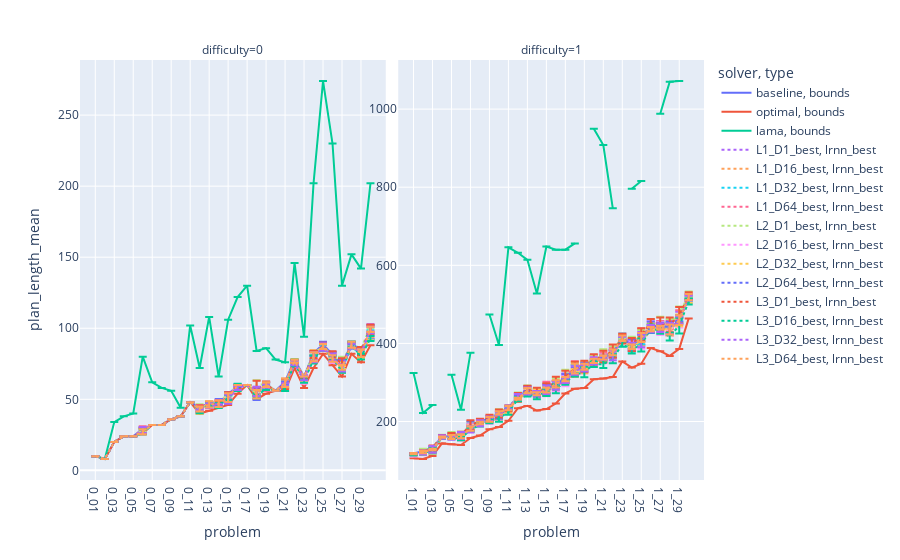

The cell this chart's notebook holds for it:
### Markdown cell above
# Plan length plots

### Code cell
log_y = 0

plot_domains("plan_length", log_y=log_y, choices=choices, layers=layers, dimensions=dimensions)

### Figure 1 — Plotly figure (JSON) as saved in the notebook; plotly's stock layout.template omitted (floating-point values rounded to 4 significant figures)
{"data": [{"error_y": {"array": [0, 0, 0, 0, 0, 1.095, 0, 0, 0, 0, 0, 0.8944, 1.095, 2.608, 0.8944, 0.8944, 0, 1.095, 0.8944, 0, 0.8944, 0, 0, 1.673, 1.789, 1.789, 1.095, 0, 0.8944, 2.28]}, "hovertemplate": "solver=baseline<br>type=bounds<br>difficulty=0<br>problem=%{x}<br>plan_length_mean=%{y}<extra></extra>", "legendgroup": "baseline, bounds", "line": {"color": "#636efa", "dash": "solid"}, "marker": {"symbol": "circle"}, "mode": "lines", "name": "baseline, bounds", "orientation": "v", "showlegend": true, "type": "scatter", "x": ["0_01", "0_02", "0_03", "0_04", "0_05", "0_06", "0_07", "0_08", "0_09", "0_10", "0_11", "0_12", "0_13", "0_14", "0_15", "0_16", "0_17", "0_18", "0_19", "0_20", "0_21", "0_22", "0_23", "0_24", "0_25", "0_26", "0_27", "0_28", "0_29", "0_30"], "xaxis": "x", "y": [10, 8, 20, 24, 24, 29.2, 32, 32, 36, 38, 48, 44.4, 47.2, 47.6, 53.6, 59.6, 60, 54.8, 60.4, 56, 62.4, 78, 66, 82.4, 88.8, 81.2, 72.8, 90, 82.4, 94.8], "yaxis": "y"}, {"error_y": {"array": [0, 0, 1.673, 2.608, 0, 1.414, 1.673, 1.095, 4.604, 5.099, 1.673, 3.286, 4.382, 3.347, 3.578, 6.723, 3.286, 3.347, 3.286, 2.966, 2.608, 4.147, 1.789, 3.347, 5.762, 4.336, 2.28, 5.586, 4.147, 2.828]}, "hovertemplate": "solver=baseline<br>type=bounds<br>difficulty=1<br>problem=%{x}<br>plan_length_mean=%{y}<extra></extra>", "legendgroup": "baseline, bounds", "line": {"color": "#636efa", "dash": "solid"}, "marker": {"symbol": "circle"}, "mode": "lines", "name": "baseline, bounds", "orientation": "v", "showlegend": false, "type": "scatter", "x": ["1_01", "1_02", "1_03", "1_04", "1_05", "1_06", "1_07", "1_08", "1_09", "1_10", "1_11", "1_12", "1_13", "1_14", "1_15", "1_16", "1_17", "1_18", "1_19", "1_20", "1_21", "1_22", "1_23", "1_24", "1_25", "1_26", "1_27", "1_28", "1_29", "1_30"], "xaxis": "x2", "y": [118, 124, 134.4, 159.6, 164, 164, 191.6, 199.2, 209.2, 220, 234.4, 261.6, 280.8, 275.2, 287.6, 296.8, 305.6, 341.2, 343.6, 356.4, 367.6, 377.2, 415.2, 393.2, 419.2, 441.6, 444.8, 432.8, 460.8, 518], "yaxis": "y2"}, {"error_y": {"array": [null, null, null, null, null, null, null, null, null, null, null, null, null, null, null, null, null, null, null, null, null, null, null, null, null, null, null, null, null, null]}, "hovertemplate": "solver=optimal<br>type=bounds<br>difficulty=0<br>problem=%{x}<br>plan_length_mean=%{y}<extra></extra>", "legendgroup": "optimal, bounds", "line": {"color": "#EF553B", "dash": "solid"}, "marker": {"symbol": "circle"}, "mode": "lines", "name": "optimal, bounds", "orientation": "v", "showlegend": true, "type": "scatter", "x": ["0_01", "0_02", "0_03", "0_04", "0_05", "0_06", "0_07", "0_08", "0_09", "0_10", "0_11", "0_12", "0_13", "0_14", "0_15", "0_16", "0_17", "0_18", "0_19", "0_20", "0_21", "0_22", "0_23", "0_24", "0_25", "0_26", "0_27", "0_28", "0_29", "0_30"], "xaxis": "x", "y": [10, 8, 20, 24, 24, 26, 32, 32, 36, 38, 48, 40, 42, 44, 46, 54, 60, 50, 54, 56, 56, 72, 58, 72, 82, 74, 66, 82, 76, 88], "yaxis": "y"}, {"error_y": {"array": [null, null, null, null, null, null, null, null, null, null, null, null, null, null, null, null, null, null, null, null, null, null, null, null, null, null, null, null, null, null]}, "hovertemplate": "solver=optimal<br>type=bounds<br>difficulty=1<br>problem=%{x}<br>plan_length_mean=%{y}<extra></extra>", "legendgroup": "optimal, bounds", "line": {"color": "#EF553B", "dash": "solid"}, "marker": {"symbol": "circle"}, "mode": "lines", "name": "optimal, bounds", "orientation": "v", "showlegend": false, "type": "scatter", "x": ["1_01", "1_02", "1_03", "1_04", "1_05", "1_06", "1_07", "1_08", "1_09", "1_10", "1_11", "1_12", "1_13", "1_14", "1_15", "1_16", "1_17", "1_18", "1_19", "1_20", "1_21", "1_22", "1_23", "1_24", "1_25", "1_26", "1_27", "1_28", "1_29", "1_30"], "xaxis": "x2", "y": [106, 104, 112, 144, 142, 140, 158, 164, 180, 186, 202, 234, 240, 228, 232, 246, 272, 284, 286, 308, 310, 314, 354, 338, 348, 388, 380, 368, 386, 464], "yaxis": "y2"}, {"error_y": {"array": [null, null, null, null, null, null, null, null, null, null, null, null, null, null, null, null, null, null, null, null, null, null, null, null, null, null, null, null, null, null]}, "hovertemplate": "solver=lama<br>type=bounds<br>difficulty=0<br>problem=%{x}<br>plan_length_mean=%{y}<extra></extra>", "legendgroup": "lama, bounds", "line": {"color": "#00cc96", "dash": "solid"}, "marker": {"symbol": "circle"}, "mode": "lines", "name": "lama, bounds", "orientation": "v", "showlegend": true, "type": "scatter", "x": ["0_01", "0_02", "0_03", "0_04", "0_05", "0_06", "0_07", "0_08", "0_09", "0_10", "0_11", "0_12", "0_13", "0_14", "0_15", "0_16", "0_17", "0_18", "0_19", "0_20", "0_21", "0_22", "0_23", "0_24", "0_25", "0_26", "0_27", "0_28", "0_29", "0_30"], "xaxis": "x", "y": [10, 8, 34, 38, 40, 80, 62, 58, 56, 44, 102, 72, 108, 66, 106, 122, 130, 84, 86, 78, 76, 146, 94, 202, 274, 230, 130, 152, 142, 202], "yaxis": "y"}, {"error_y": {"array": [null, null, null, null, null, null, null, null, null, null, null, null, null, null, null, null, null, null, null, null, null, null, null, null, null, null, null, null, null, null]}, "hovertemplate": "solver=lama<br>type=bounds<br>difficulty=1<br>problem=%{x}<br>plan_length_mean=%{y}<extra></extra>", "legendgroup": "lama, bounds", "line": {"color": "#00cc96", "dash": "solid"}, "marker": {"symbol": "circle"}, "mode": "lines", "name": "lama, bounds", "orientation": "v", "showlegend": false, "type": "scatter", "x": ["1_01", "1_02", "1_03", "1_04", "1_05", "1_06", "1_07", "1_08", "1_09", "1_10", "1_11", "1_12", "1_13", "1_14", "1_15", "1_16", "1_17", "1_18", "1_19", "1_20", "1_21", "1_22", "1_23", "1_24", "1_25", "1_26", "1_27", "1_28", "1_29", "1_30"], "xaxis": "x2", "y": [324, 222, 242, null, 320, 230, 376, null, 474, 396, 646, 632, 614, 528, 648, 640, 640, 656, null, 950, 908, 746, null, 796, 816, null, 988, 1070, 1072, null], "yaxis": "y2"}, {"error_y": {"array": [0, 0, 0, 0, 0, 2.191, 0, 0, 0, 0, 0, 2, 0.8944, 1.414, 2.608, 0.8944, 0, 2.608, 1.789, 0, 1.673, 1.095, 1.414, 2.28, 0.8944, 3.033, 4.561, 2.0, 0.8944, 4.604]}, "hovertemplate": "solver=L1_D1_best<br>type=lrnn_best<br>difficulty=0<br>problem=%{x}<br>plan_length_mean=%{y}<extra></extra>", "legendgroup": "L1_D1_best, lrnn_best", "line": {"color": "#ab63fa", "dash": "dot"}, "marker": {"symbol": "circle"}, "mode": "lines", "name": "L1_D1_best, lrnn_best", "orientation": "v", "showlegend": true, "type": "scatter", "x": ["0_01", "0_02", "0_03", "0_04", "0_05", "0_06", "0_07", "0_08", "0_09", "0_10", "0_11", "0_12", "0_13", "0_14", "0_15", "0_16", "0_17", "0_18", "0_19", "0_20", "0_21", "0_22", "0_23", "0_24", "0_25", "0_26", "0_27", "0_28", "0_29", "0_30"], "xaxis": "x", "y": [10, 8, 20, 24, 24, 27.6, 32, 32, 36, 38, 48, 44, 45.6, 48, 51.6, 59.6, 60, 55.6, 60.8, 56, 59.6, 74.8, 64, 78.8, 86.4, 78.8, 74.4, 88, 84.4, 97.2], "yaxis": "y"}, {"error_y": {"array": [1.673, 2.449, 5.55, 2.28, 7.127, 6.229, 7.155, 3.347, 6, 10.53, 6.099, 9.859, 10.14, 7.014, 8.649, 7.746, 12.21, 13.68, 12.12, 9.94, 5.367, 10.71, 14.24, 13.31, 16.77, 12.93, 12.88, 17.4, 16.04, 8.989]}, "hovertemplate": "solver=L1_D1_best<br>type=lrnn_best<br>difficulty=1<br>problem=%{x}<br>plan_length_mean=%{y}<extra></extra>", "legendgroup": "L1_D1_best, lrnn_best", "line": {"color": "#ab63fa", "dash": "dot"}, "marker": {"symbol": "circle"}, "mode": "lines", "name": "L1_D1_best, lrnn_best", "orientation": "v", "showlegend": false, "type": "scatter", "x": ["1_01", "1_02", "1_03", "1_04", "1_05", "1_06", "1_07", "1_08", "1_09", "1_10", "1_11", "1_12", "1_13", "1_14", "1_15", "1_16", "1_17", "1_18", "1_19", "1_20", "1_21", "1_22", "1_23", "1_24", "1_25", "1_26", "1_27", "1_28", "1_29", "1_30"], "xaxis": "x2", "y": [117.6, 124, 126.4, 162.8, 164.4, 158.4, 183.2, 196.8, 206, 214.4, 232.8, 262.8, 280.4, 276.8, 284.4, 296, 310.8, 331.2, 340.4, 358.4, 366.4, 374.4, 412.4, 399.2, 413.2, 443.2, 444, 438.4, 464.8, 518.4], "yaxis": "y2"}, {"error_y": {"array": [0, 0, 0, 0, 0, 0, 0, 0, 0, 0, 0, 0.8944, 0.8944, 1.095, 2.191, 1.095, 0, 1.789, 2.191, 0, 2, 0.8944, 2.191, 2.28, 1.673, 2.0, 1.414, 1.095, 0.8944, 1.673]}, "hovertemplate": "solver=L1_D16_best<br>type=lrnn_best<br>difficulty=0<br>problem=%{x}<br>plan_length_mean=%{y}<extra></extra>", "legendgroup": "L1_D16_best, lrnn_best", "line": {"color": "#FFA15A", "dash": "dot"}, "marker": {"symbol": "circle"}, "mode": "lines", "name": "L1_D16_best, lrnn_best", "orientation": "v", "showlegend": true, "type": "scatter", "x": ["0_01", "0_02", "0_03", "0_04", "0_05", "0_06", "0_07", "0_08", "0_09", "0_10", "0_11", "0_12", "0_13", "0_14", "0_15", "0_16", "0_17", "0_18", "0_19", "0_20", "0_21", "0_22", "0_23", "0_24", "0_25", "0_26", "0_27", "0_28", "0_29", "0_30"], "xaxis": "x", "y": [10, 8, 20, 24, 24, 26, 32, 32, 36, 38, 48, 42.4, 45.6, 47.2, 50.4, 59.2, 60, 54.8, 60.4, 56, 60, 74.4, 64.4, 78.8, 86.4, 78, 72, 87.2, 83.6, 95.6], "yaxis": "y"}, {"error_y": {"array": [2.608, 4.243, 6.099, 1.414, 2, 2.191, 6.986, 2.28, 3.286, 3.578, 2.608, 5.099, 2.191, 3.347, 5.657, 4.775, 3.347, 10.14, 5.55, 3.847, 4.0, 6.986, 3.899, 3.162, 7.483, 5.899, 2.28, 7.925, 7.95, 1.789]}, "hovertemplate": "solver=L1_D16_best<br>type=lrnn_best<br>difficulty=1<br>problem=%{x}<br>plan_length_mean=%{y}<extra></extra>", "legendgroup": "L1_D16_best, lrnn_best", "line": {"color": "#FFA15A", "dash": "dot"}, "marker": {"symbol": "circle"}, "mode": "lines", "name": "L1_D16_best, lrnn_best", "orientation": "v", "showlegend": false, "type": "scatter", "x": ["1_01", "1_02", "1_03", "1_04", "1_05", "1_06", "1_07", "1_08", "1_09", "1_10", "1_11", "1_12", "1_13", "1_14", "1_15", "1_16", "1_17", "1_18", "1_19", "1_20", "1_21", "1_22", "1_23", "1_24", "1_25", "1_26", "1_27", "1_28", "1_29", "1_30"], "xaxis": "x2", "y": [115.6, 124, 123.2, 162, 160, 154.4, 180.4, 195.2, 202.4, 208.4, 230.4, 258, 272.4, 269.2, 276, 291.6, 302.8, 324.4, 332.4, 354.4, 358, 369.6, 404.8, 392, 402, 434.4, 438.8, 428.4, 459.2, 510.8], "yaxis": "y2"}, {"error_y": {"array": [0, 0, 0, 0, 0, 0, 0, 0, 0, 0, 0, 1.095, 0, 1.414, 2.191, 1.095, 0, 1.095, 1.673, 0, 1.095, 1.095, 0.8944, 3.033, 0.8944, 2.191, 2.28, 1.095, 1.414, 3.347]}, "hovertemplate": "solver=L1_D32_best<br>type=lrnn_best<br>difficulty=0<br>problem=%{x}<br>plan_length_mean=%{y}<extra></extra>", "legendgroup": "L1_D32_best, lrnn_best", "line": {"color": "#19d3f3", "dash": "dot"}, "marker": {"symbol": "circle"}, "mode": "lines", "name": "L1_D32_best, lrnn_best", "orientation": "v", "showlegend": true, "type": "scatter", "x": ["0_01", "0_02", "0_03", "0_04", "0_05", "0_06", "0_07", "0_08", "0_09", "0_10", "0_11", "0_12", "0_13", "0_14", "0_15", "0_16", "0_17", "0_18", "0_19", "0_20", "0_21", "0_22", "0_23", "0_24", "0_25", "0_26", "0_27", "0_28", "0_29", "0_30"], "xaxis": "x", "y": [10, 8, 20, 24, 24, 26, 32, 32, 36, 38, 48, 43.2, 46, 46, 49.6, 59.2, 60, 54.8, 59.6, 56, 59.2, 75.2, 65.6, 80.8, 86.4, 78.4, 71.2, 86.8, 82, 95.2], "yaxis": "y"}, {"error_y": {"array": [1.789, 2.966, 5.899, 2.683, 4.775, 2.608, 6.164, 2.608, 5.177, 5.899, 2.28, 4.472, 4.336, 1.673, 7.014, 3.033, 5.477, 14.79, 3.633, 4.98, 3.633, 3.033, 6.782, 9.839, 10.53, 6.261, 4.561, 8.877, 6.542, 4.817]}, "hovertemplate": "solver=L1_D32_best<br>type=lrnn_best<br>difficulty=1<br>problem=%{x}<br>plan_length_mean=%{y}<extra></extra>", "legendgroup": "L1_D32_best, lrnn_best", "line": {"color": "#19d3f3", "dash": "dot"}, "marker": {"symbol": "circle"}, "mode": "lines", "name": "L1_D32_best, lrnn_best", "orientation": "v", "showlegend": false, "type": "scatter", "x": ["1_01", "1_02", "1_03", "1_04", "1_05", "1_06", "1_07", "1_08", "1_09", "1_10", "1_11", "1_12", "1_13", "1_14", "1_15", "1_16", "1_17", "1_18", "1_19", "1_20", "1_21", "1_22", "1_23", "1_24", "1_25", "1_26", "1_27", "1_28", "1_29", "1_30"], "xaxis": "x2", "y": [116.8, 122.4, 123.6, 160.8, 162.4, 159.6, 182, 196.4, 202.4, 212.4, 230.8, 258, 278.4, 272.4, 278.8, 294.8, 306, 330.4, 336.8, 355.6, 358.8, 379.2, 410, 388.4, 408.4, 436.8, 442.4, 436.4, 460.4, 512.8], "yaxis": "y2"}, {"error_y": {"array": [0, 0, 0, 0, 0, 1.789, 0, 0, 0, 0, 0, 0.8944, 0, 1.673, 2.608, 1.095, 0, 2.449, 3.347, 0, 2.608, 0, 0.8944, 2.683, 1.673, 3.162, 3.899, 1.789, 2.0, 2.608]}, "hovertemplate": "solver=L1_D64_best<br>type=lrnn_best<br>difficulty=0<br>problem=%{x}<br>plan_length_mean=%{y}<extra></extra>", "legendgroup": "L1_D64_best, lrnn_best", "line": {"color": "#FF6692", "dash": "dot"}, "marker": {"symbol": "circle"}, "mode": "lines", "name": "L1_D64_best, lrnn_best", "orientation": "v", "showlegend": true, "type": "scatter", "x": ["0_01", "0_02", "0_03", "0_04", "0_05", "0_06", "0_07", "0_08", "0_09", "0_10", "0_11", "0_12", "0_13", "0_14", "0_15", "0_16", "0_17", "0_18", "0_19", "0_20", "0_21", "0_22", "0_23", "0_24", "0_25", "0_26", "0_27", "0_28", "0_29", "0_30"], "xaxis": "x", "y": [10, 8, 20, 24, 24, 29.2, 32, 32, 36, 38, 48, 44.4, 46, 47.6, 52.4, 58.8, 60, 56, 59.2, 56, 60.4, 76, 65.6, 80.8, 87.6, 80, 74.8, 89.2, 84, 100.4], "yaxis": "y"}, {"error_y": {"array": [1.414, 3.347, 5.586, 1.789, 0.8944, 5.367, 6.633, 3.578, 3.633, 7.925, 3.847, 5.657, 6.387, 5.367, 10.14, 4.336, 7.925, 10.43, 5.099, 8.319, 8.877, 9.209, 5.367, 7.537, 12.0, 11.22, 6.693, 10.53, 10.86, 6.419]}, "hovertemplate": "solver=L1_D64_best<br>type=lrnn_best<br>difficulty=1<br>problem=%{x}<br>plan_length_mean=%{y}<extra></extra>", "legendgroup": "L1_D64_best, lrnn_best", "line": {"color": "#FF6692", "dash": "dot"}, "marker": {"symbol": "circle"}, "mode": "lines", "name": "L1_D64_best, lrnn_best", "orientation": "v", "showlegend": false, "type": "scatter", "x": ["1_01", "1_02", "1_03", "1_04", "1_05", "1_06", "1_07", "1_08", "1_09", "1_10", "1_11", "1_12", "1_13", "1_14", "1_15", "1_16", "1_17", "1_18", "1_19", "1_20", "1_21", "1_22", "1_23", "1_24", "1_25", "1_26", "1_27", "1_28", "1_29", "1_30"], "xaxis": "x2", "y": [118, 124.8, 129.2, 163.2, 167.6, 165.6, 186, 199.6, 210.8, 220.4, 234.4, 262, 284.4, 274.4, 291.6, 299.6, 310.4, 343.6, 342, 361.2, 367.6, 380.4, 417.6, 401.6, 426, 440, 450.4, 448.4, 474, 518.8], "yaxis": "y2"}, {"error_y": {"array": [0, 0, 0, 0, 0, 1.789, 0, 0, 0, 0, 0, 1.789, 1.095, 0, 0.8944, 1.095, 0, 3.847, 1.095, 0, 2.608, 1.095, 0, 0.8944, 1.095, 2.28, 4.336, 1.789, 0.8944, 1.095]}, "hovertemplate": "solver=L2_D1_best<br>type=lrnn_best<br>difficulty=0<br>problem=%{x}<br>plan_length_mean=%{y}<extra></extra>", "legendgroup": "L2_D1_best, lrnn_best", "line": {"color": "#B6E880", "dash": "dot"}, "marker": {"symbol": "circle"}, "mode": "lines", "name": "L2_D1_best, lrnn_best", "orientation": "v", "showlegend": true, "type": "scatter", "x": ["0_01", "0_02", "0_03", "0_04", "0_05", "0_06", "0_07", "0_08", "0_09", "0_10", "0_11", "0_12", "0_13", "0_14", "0_15", "0_16", "0_17", "0_18", "0_19", "0_20", "0_21", "0_22", "0_23", "0_24", "0_25", "0_26", "0_27", "0_28", "0_29", "0_30"], "xaxis": "x", "y": [10, 8, 20, 24, 24, 28.8, 32, 32, 36, 38, 48, 44.8, 47.2, 48, 53.6, 59.2, 60, 59.6, 61.2, 56, 60.4, 77.2, 66, 82.4, 87.2, 80.8, 75.6, 89.2, 85.6, 101.2], "yaxis": "y"}, {"error_y": {"array": [0.8944, 5.404, 3.633, 3.033, 7.266, 6.419, 10.35, 6.723, 3.633, 8.877, 4.775, 8.0, 8.124, 5.727, 9.317, 9.757, 12.49, 12.99, 6.693, 8.718, 15.59, 12.28, 6.841, 12.21, 10.14, 10.9, 13.74, 10.99, 20.59, 7.43]}, "hovertemplate": "solver=L2_D1_best<br>type=lrnn_best<br>difficulty=1<br>problem=%{x}<br>plan_length_mean=%{y}<extra></extra>", "legendgroup": "L2_D1_best, lrnn_best", "line": {"color": "#B6E880", "dash": "dot"}, "marker": {"symbol": "circle"}, "mode": "lines", "name": "L2_D1_best, lrnn_best", "orientation": "v", "showlegend": false, "type": "scatter", "x": ["1_01", "1_02", "1_03", "1_04", "1_05", "1_06", "1_07", "1_08", "1_09", "1_10", "1_11", "1_12", "1_13", "1_14", "1_15", "1_16", "1_17", "1_18", "1_19", "1_20", "1_21", "1_22", "1_23", "1_24", "1_25", "1_26", "1_27", "1_28", "1_29", "1_30"], "xaxis": "x2", "y": [116.4, 124.8, 132.8, 162.8, 165.6, 167.2, 189.2, 199.2, 209.2, 222.4, 236.4, 266, 284, 279.6, 282.4, 300.8, 320, 338.4, 344.4, 360, 369.2, 380.4, 418.4, 404.8, 424.4, 451.6, 454.4, 451.6, 474, 525.2], "yaxis": "y2"}, {"error_y": {"array": [0, 0, 0, 0, 0, 2, 0, 0, 0, 0, 0, 2, 1.673, 1.673, 1.673, 0.8944, 0, 3.633, 1.414, 0, 1.095, 1.673, 2.608, 3.162, 0.8944, 3.033, 4.382, 1.789, 2.0, 2.28]}, "hovertemplate": "solver=L2_D16_best<br>type=lrnn_best<br>difficulty=0<br>problem=%{x}<br>plan_length_mean=%{y}<extra></extra>", "legendgroup": "L2_D16_best, lrnn_best", "line": {"color": "#FF97FF", "dash": "dot"}, "marker": {"symbol": "circle"}, "mode": "lines", "name": "L2_D16_best, lrnn_best", "orientation": "v", "showlegend": true, "type": "scatter", "x": ["0_01", "0_02", "0_03", "0_04", "0_05", "0_06", "0_07", "0_08", "0_09", "0_10", "0_11", "0_12", "0_13", "0_14", "0_15", "0_16", "0_17", "0_18", "0_19", "0_20", "0_21", "0_22", "0_23", "0_24", "0_25", "0_26", "0_27", "0_28", "0_29", "0_30"], "xaxis": "x", "y": [10, 8, 20, 24, 24, 28, 32, 32, 36, 38, 48, 44, 45.6, 46.4, 52.4, 59.6, 60, 55.2, 60, 56, 57.2, 75.6, 63.6, 80, 86.4, 78.8, 73.2, 88.8, 82, 99.2], "yaxis": "y"}, {"error_y": {"array": [3.286, 5.727, 7.294, 2, 7.823, 7.537, 8.173, 5.899, 8.173, 6.573, 7.348, 7.127, 8.295, 9.487, 10.35, 14.18, 13.89, 11.31, 11.8, 12.13, 8.295, 15.65, 12.12, 11.78, 20.22, 15.39, 16.25, 15.3, 14.93, 10.83]}, "hovertemplate": "solver=L2_D16_best<br>type=lrnn_best<br>difficulty=1<br>problem=%{x}<br>plan_length_mean=%{y}<extra></extra>", "legendgroup": "L2_D16_best, lrnn_best", "line": {"color": "#FF97FF", "dash": "dot"}, "marker": {"symbol": "circle"}, "mode": "lines", "name": "L2_D16_best, lrnn_best", "orientation": "v", "showlegend": false, "type": "scatter", "x": ["1_01", "1_02", "1_03", "1_04", "1_05", "1_06", "1_07", "1_08", "1_09", "1_10", "1_11", "1_12", "1_13", "1_14", "1_15", "1_16", "1_17", "1_18", "1_19", "1_20", "1_21", "1_22", "1_23", "1_24", "1_25", "1_26", "1_27", "1_28", "1_29", "1_30"], "xaxis": "x2", "y": [113.6, 119.6, 127.2, 162, 160.8, 159.6, 184.4, 192.4, 201.6, 211.2, 230, 261.6, 273.6, 270, 274.8, 291.2, 304.4, 328, 334.8, 353.2, 357.6, 366.4, 408.4, 394.4, 406.4, 442.4, 438, 434, 455.6, 515.2], "yaxis": "y2"}, {"error_y": {"array": [0, 0, 0, 0, 0, 1.789, 0, 0, 0, 0, 0, 2.608, 0.8944, 0.8944, 1.414, 2.0, 0, 2.966, 1.673, 0, 2.608, 1.095, 1.789, 4.099, 0.8944, 1.673, 2.28, 1.414, 1.789, 2.449]}, "hovertemplate": "solver=L2_D32_best<br>type=lrnn_best<br>difficulty=0<br>problem=%{x}<br>plan_length_mean=%{y}<extra></extra>", "legendgroup": "L2_D32_best, lrnn_best", "line": {"color": "#FECB52", "dash": "dot"}, "marker": {"symbol": "circle"}, "mode": "lines", "name": "L2_D32_best, lrnn_best", "orientation": "v", "showlegend": true, "type": "scatter", "x": ["0_01", "0_02", "0_03", "0_04", "0_05", "0_06", "0_07", "0_08", "0_09", "0_10", "0_11", "0_12", "0_13", "0_14", "0_15", "0_16", "0_17", "0_18", "0_19", "0_20", "0_21", "0_22", "0_23", "0_24", "0_25", "0_26", "0_27", "0_28", "0_29", "0_30"], "xaxis": "x", "y": [10, 8, 20, 24, 24, 27.2, 32, 32, 36, 38, 48, 42.4, 47.6, 45.6, 52, 58, 60, 55.6, 59.6, 56, 60.4, 76.8, 64.8, 80.4, 85.6, 79.6, 71.2, 88, 80.8, 94], "yaxis": "y"}, {"error_y": {"array": [1.095, 4.604, 7.403, 3.847, 4.243, 4.336, 6.542, 5.899, 4.98, 8.786, 8.173, 5.404, 7.874, 9.23, 10.49, 12.21, 3.033, 6.419, 6.325, 8.786, 7.014, 8.649, 9.55, 7.616, 6.325, 7.127, 8.649, 15.32, 15.01, 8.764]}, "hovertemplate": "solver=L2_D32_best<br>type=lrnn_best<br>difficulty=1<br>problem=%{x}<br>plan_length_mean=%{y}<extra></extra>", "legendgroup": "L2_D32_best, lrnn_best", "line": {"color": "#FECB52", "dash": "dot"}, "marker": {"symbol": "circle"}, "mode": "lines", "name": "L2_D32_best, lrnn_best", "orientation": "v", "showlegend": false, "type": "scatter", "x": ["1_01", "1_02", "1_03", "1_04", "1_05", "1_06", "1_07", "1_08", "1_09", "1_10", "1_11", "1_12", "1_13", "1_14", "1_15", "1_16", "1_17", "1_18", "1_19", "1_20", "1_21", "1_22", "1_23", "1_24", "1_25", "1_26", "1_27", "1_28", "1_29", "1_30"], "xaxis": "x2", "y": [116.8, 119.2, 125.6, 160.4, 162, 160.4, 183.6, 196.4, 203.6, 214.8, 230.4, 256.8, 276, 271.2, 276, 292.8, 302.8, 326.8, 330, 348.8, 363.2, 370.4, 409.2, 388, 410, 442.4, 436.4, 435.6, 459.2, 512.4], "yaxis": "y2"}, {"error_y": {"array": [0, 0, 0, 0, 0, 2, 0, 0, 0, 0, 0, 2.28, 1.673, 0.8944, 2.608, 0.8944, 0, 4.099, 1.673, 0, 0.8944, 1.414, 0.8944, 1.673, 2, 1.414, 3.742, 0.8944, 2.449, 3.633]}, "hovertemplate": "solver=L2_D64_best<br>type=lrnn_best<br>difficulty=0<br>problem=%{x}<br>plan_length_mean=%{y}<extra></extra>", "legendgroup": "L2_D64_best, lrnn_best", "line": {"color": "#636efa", "dash": "dot"}, "marker": {"symbol": "circle"}, "mode": "lines", "name": "L2_D64_best, lrnn_best", "orientation": "v", "showlegend": true, "type": "scatter", "x": ["0_01", "0_02", "0_03", "0_04", "0_05", "0_06", "0_07", "0_08", "0_09", "0_10", "0_11", "0_12", "0_13", "0_14", "0_15", "0_16", "0_17", "0_18", "0_19", "0_20", "0_21", "0_22", "0_23", "0_24", "0_25", "0_26", "0_27", "0_28", "0_29", "0_30"], "xaxis": "x", "y": [10, 8, 20, 24, 24, 28, 32, 32, 36, 38, 48, 43.2, 46.4, 46.4, 52.4, 59.6, 60, 53.6, 60.4, 56, 61.6, 76, 65.6, 82.4, 88, 82, 74, 89.6, 84, 98.8], "yaxis": "y"}, {"error_y": {"array": [2.28, 2.683, 4.147, 1.789, 6.229, 6.633, 11.61, 3.347, 3.847, 9.209, 3.033, 4.147, 6.325, 6.481, 11.44, 9.209, 9.209, 8.438, 8.786, 6.164, 3.347, 9.423, 7.071, 14.31, 8.764, 14.81, 6.229, 14.39, 8.295, 5.762]}, "hovertemplate": "solver=L2_D64_best<br>type=lrnn_best<br>difficulty=1<br>problem=%{x}<br>plan_length_mean=%{y}<extra></extra>", "legendgroup": "L2_D64_best, lrnn_best", "line": {"color": "#636efa", "dash": "dot"}, "marker": {"symbol": "circle"}, "mode": "lines", "name": "L2_D64_best, lrnn_best", "orientation": "v", "showlegend": false, "type": "scatter", "x": ["1_01", "1_02", "1_03", "1_04", "1_05", "1_06", "1_07", "1_08", "1_09", "1_10", "1_11", "1_12", "1_13", "1_14", "1_15", "1_16", "1_17", "1_18", "1_19", "1_20", "1_21", "1_22", "1_23", "1_24", "1_25", "1_26", "1_27", "1_28", "1_29", "1_30"], "xaxis": "x2", "y": [116.8, 121.2, 128.8, 161.2, 162.4, 164, 188.4, 198.8, 204.4, 216.4, 234.8, 262.8, 284, 270, 284.4, 293.6, 311.6, 331.2, 340.8, 356, 365.2, 373.6, 414, 395.6, 414.4, 441.2, 446.4, 441.2, 463.6, 519.2], "yaxis": "y2"}, {"error_y": {"array": [0, 0, 0, 0, 0, 2.191, 0, 0, 0, 0, 0, 2.191, 1.673, 1.789, 3.286, 1.095, 0, 5.55, 1.673, 0, 3.633, 1.095, 0.8944, 2.608, 2.683, 3.033, 4.147, 2, 2.828, 3.033]}, "hovertemplate": "solver=L3_D1_best<br>type=lrnn_best<br>difficulty=0<br>problem=%{x}<br>plan_length_mean=%{y}<extra></extra>", "legendgroup": "L3_D1_best, lrnn_best", "line": {"color": "#EF553B", "dash": "dot"}, "marker": {"symbol": "circle"}, "mode": "lines", "name": "L3_D1_best, lrnn_best", "orientation": "v", "showlegend": true, "type": "scatter", "x": ["0_01", "0_02", "0_03", "0_04", "0_05", "0_06", "0_07", "0_08", "0_09", "0_10", "0_11", "0_12", "0_13", "0_14", "0_15", "0_16", "0_17", "0_18", "0_19", "0_20", "0_21", "0_22", "0_23", "0_24", "0_25", "0_26", "0_27", "0_28", "0_29", "0_30"], "xaxis": "x", "y": [10, 8, 20, 24, 24, 27.6, 32, 32, 36, 38, 48, 43.6, 46.4, 46.8, 51.6, 58.8, 60, 57.6, 60.4, 56, 60.8, 76.8, 65.6, 81.6, 87.2, 80.8, 74.8, 88, 84, 99.2], "yaxis": "y"}, {"error_y": {"array": [2.683, 3.033, 6.325, 1.673, 7.294, 8.319, 12.21, 6.099, 8.319, 10.24, 7.403, 11.22, 10.83, 9.445, 15.52, 12.44, 15.81, 17.7, 14.74, 13.54, 15.17, 16.65, 11.87, 16.83, 16.52, 10.49, 15.4, 18.9, 21.12, 8.718]}, "hovertemplate": "solver=L3_D1_best<br>type=lrnn_best<br>difficulty=1<br>problem=%{x}<br>plan_length_mean=%{y}<extra></extra>", "legendgroup": "L3_D1_best, lrnn_best", "line": {"color": "#EF553B", "dash": "dot"}, "marker": {"symbol": "circle"}, "mode": "lines", "name": "L3_D1_best, lrnn_best", "orientation": "v", "showlegend": false, "type": "scatter", "x": ["1_01", "1_02", "1_03", "1_04", "1_05", "1_06", "1_07", "1_08", "1_09", "1_10", "1_11", "1_12", "1_13", "1_14", "1_15", "1_16", "1_17", "1_18", "1_19", "1_20", "1_21", "1_22", "1_23", "1_24", "1_25", "1_26", "1_27", "1_28", "1_29", "1_30"], "xaxis": "x2", "y": [116.8, 122.8, 132, 163.6, 163.2, 165.2, 190.8, 201.2, 208.8, 220.4, 233.6, 262, 280.8, 277.2, 282.4, 302.4, 314, 335.2, 340.8, 358.8, 366, 380.8, 412.4, 397.2, 422.4, 452, 450.8, 447.2, 472, 522], "yaxis": "y2"}, {"error_y": {"array": [0, 0, 0, 0, 0, 1.789, 0, 0, 0, 0, 0, 2.191, 1.414, 1.673, 1.789, 2.608, 0, 0.8944, 1.414, 0, 1.673, 2.191, 1.095, 2.828, 2.191, 1.789, 0.8944, 1.789, 2, 1.789]}, "hovertemplate": "solver=L3_D16_best<br>type=lrnn_best<br>difficulty=0<br>problem=%{x}<br>plan_length_mean=%{y}<extra></extra>", "legendgroup": "L3_D16_best, lrnn_best", "line": {"color": "#00cc96", "dash": "dot"}, "marker": {"symbol": "circle"}, "mode": "lines", "name": "L3_D16_best, lrnn_best", "orientation": "v", "showlegend": true, "type": "scatter", "x": ["0_01", "0_02", "0_03", "0_04", "0_05", "0_06", "0_07", "0_08", "0_09", "0_10", "0_11", "0_12", "0_13", "0_14", "0_15", "0_16", "0_17", "0_18", "0_19", "0_20", "0_21", "0_22", "0_23", "0_24", "0_25", "0_26", "0_27", "0_28", "0_29", "0_30"], "xaxis": "x", "y": [10, 8, 20, 24, 24, 27.2, 32, 32, 36, 38, 48, 42.4, 46, 45.6, 51.2, 58.4, 60, 51.6, 58, 56, 57.6, 75.6, 62.8, 78, 86.4, 79.2, 69.6, 88.8, 80, 92.8], "yaxis": "y"}, {"error_y": {"array": [2.28, 3.347, 6.693, 3.347, 4.147, 4.336, 5.215, 4.69, 4.336, 9.654, 6.782, 5.02, 4.243, 9.274, 8.764, 11.08, 6.542, 3.633, 13.46, 7.155, 9.859, 11.71, 6.633, 10.92, 16.67, 10.04, 7.537, 9.94, 20.27, 7.563]}, "hovertemplate": "solver=L3_D16_best<br>type=lrnn_best<br>difficulty=1<br>problem=%{x}<br>plan_length_mean=%{y}<extra></extra>", "legendgroup": "L3_D16_best, lrnn_best", "line": {"color": "#00cc96", "dash": "dot"}, "marker": {"symbol": "circle"}, "mode": "lines", "name": "L3_D16_best, lrnn_best", "orientation": "v", "showlegend": false, "type": "scatter", "x": ["1_01", "1_02", "1_03", "1_04", "1_05", "1_06", "1_07", "1_08", "1_09", "1_10", "1_11", "1_12", "1_13", "1_14", "1_15", "1_16", "1_17", "1_18", "1_19", "1_20", "1_21", "1_22", "1_23", "1_24", "1_25", "1_26", "1_27", "1_28", "1_29", "1_30"], "xaxis": "x2", "y": [115.2, 118.8, 126.4, 159.2, 158.8, 156.4, 178.8, 192, 199.6, 208.8, 224, 256.8, 268, 266, 274.4, 283.6, 300.4, 319.2, 326.8, 346.8, 346.8, 360.8, 398, 384.8, 396, 438.4, 432.4, 417.6, 445.6, 507.2], "yaxis": "y2"}, {"error_y": {"array": [0, 0, 0, 0, 0, 2.191, 0, 0, 0, 0, 0, 0.8944, 1.673, 0.8944, 3.162, 1.414, 0, 3.286, 1.095, 0, 0.8944, 1.673, 1.789, 3.578, 2.683, 2.608, 2.449, 1.673, 2.608, 2.28]}, "hovertemplate": "solver=L3_D32_best<br>type=lrnn_best<br>difficulty=0<br>problem=%{x}<br>plan_length_mean=%{y}<extra></extra>", "legendgroup": "L3_D32_best, lrnn_best", "line": {"color": "#ab63fa", "dash": "dot"}, "marker": {"symbol": "circle"}, "mode": "lines", "name": "L3_D32_best, lrnn_best", "orientation": "v", "showlegend": true, "type": "scatter", "x": ["0_01", "0_02", "0_03", "0_04", "0_05", "0_06", "0_07", "0_08", "0_09", "0_10", "0_11", "0_12", "0_13", "0_14", "0_15", "0_16", "0_17", "0_18", "0_19", "0_20", "0_21", "0_22", "0_23", "0_24", "0_25", "0_26", "0_27", "0_28", "0_29", "0_30"], "xaxis": "x", "y": [10, 8, 20, 24, 24, 28.4, 32, 32, 36, 38, 48, 43.6, 45.6, 45.6, 50, 58, 60, 55.6, 59.2, 56, 60.4, 75.6, 65.2, 79.6, 86.8, 79.6, 72, 87.6, 82.4, 98.8], "yaxis": "y"}, {"error_y": {"array": [1.414, 4.98, 8.786, 4.336, 4.561, 8.532, 8.124, 7.403, 5.933, 2.191, 4.69, 6.542, 8.944, 5.727, 10.73, 10.49, 5.899, 11.01, 8.532, 9.338, 5.404, 12.44, 5.367, 8.319, 15.94, 8.877, 11.08, 14.49, 9.317, 6.0]}, "hovertemplate": "solver=L3_D32_best<br>type=lrnn_best<br>difficulty=1<br>problem=%{x}<br>plan_length_mean=%{y}<extra></extra>", "legendgroup": "L3_D32_best, lrnn_best", "line": {"color": "#ab63fa", "dash": "dot"}, "marker": {"symbol": "circle"}, "mode": "lines", "name": "L3_D32_best, lrnn_best", "orientation": "v", "showlegend": false, "type": "scatter", "x": ["1_01", "1_02", "1_03", "1_04", "1_05", "1_06", "1_07", "1_08", "1_09", "1_10", "1_11", "1_12", "1_13", "1_14", "1_15", "1_16", "1_17", "1_18", "1_19", "1_20", "1_21", "1_22", "1_23", "1_24", "1_25", "1_26", "1_27", "1_28", "1_29", "1_30"], "xaxis": "x2", "y": [118, 120.4, 128.8, 160.4, 158.4, 164.4, 180, 195.6, 207.2, 218.4, 236, 263.6, 278, 272.4, 281.2, 292, 304.4, 330.8, 336.4, 355.2, 363.2, 369.6, 411.6, 393.2, 406, 438.4, 440.4, 438, 459.6, 516], "yaxis": "y2"}, {"error_y": {"array": [0, 0, 0, 0, 0, 1.789, 0, 0, 0, 0, 0, 1.789, 2.191, 2.28, 3.033, 0, 0, 2.966, 1.673, 0, 2.966, 1.095, 0, 3.162, 1.789, 2.28, 1.673, 2.191, 2.608, 1.789]}, "hovertemplate": "solver=L3_D64_best<br>type=lrnn_best<br>difficulty=0<br>problem=%{x}<br>plan_length_mean=%{y}<extra></extra>", "legendgroup": "L3_D64_best, lrnn_best", "line": {"color": "#FFA15A", "dash": "dot"}, "marker": {"symbol": "circle"}, "mode": "lines", "name": "L3_D64_best, lrnn_best", "orientation": "v", "showlegend": true, "type": "scatter", "x": ["0_01", "0_02", "0_03", "0_04", "0_05", "0_06", "0_07", "0_08", "0_09", "0_10", "0_11", "0_12", "0_13", "0_14", "0_15", "0_16", "0_17", "0_18", "0_19", "0_20", "0_21", "0_22", "0_23", "0_24", "0_25", "0_26", "0_27", "0_28", "0_29", "0_30"], "xaxis": "x", "y": [10, 8, 20, 24, 24, 27.2, 32, 32, 36, 38, 48, 43.2, 46.4, 46.8, 51.2, 60, 60, 53.6, 60.4, 56, 61.6, 76.8, 66, 80, 87.2, 78.8, 72.4, 88.4, 82.4, 99.2], "yaxis": "y"}, {"error_y": {"array": [1.673, 2.608, 1.673, 1.414, 5.177, 5.099, 5.477, 3.162, 6.066, 4.0, 5.367, 2.28, 6.723, 3.899, 6.066, 9.423, 5.367, 12.44, 7.616, 5.215, 4.775, 7.294, 6.87, 5.899, 11.71, 5.404, 4.69, 12.68, 12.76, 8.173]}, "hovertemplate": "solver=L3_D64_best<br>type=lrnn_best<br>difficulty=1<br>problem=%{x}<br>plan_length_mean=%{y}<extra></extra>", "legendgroup": "L3_D64_best, lrnn_best", "line": {"color": "#FFA15A", "dash": "dot"}, "marker": {"symbol": "circle"}, "mode": "lines", "name": "L3_D64_best, lrnn_best", "orientation": "v", "showlegend": false, "type": "scatter", "x": ["1_01", "1_02", "1_03", "1_04", "1_05", "1_06", "1_07", "1_08", "1_09", "1_10", "1_11", "1_12", "1_13", "1_14", "1_15", "1_16", "1_17", "1_18", "1_19", "1_20", "1_21", "1_22", "1_23", "1_24", "1_25", "1_26", "1_27", "1_28", "1_29", "1_30"], "xaxis": "x2", "y": [117.6, 121.6, 128.4, 160, 160.4, 162, 182, 196, 205.6, 222, 234.4, 258.8, 278.8, 271.2, 280.4, 296.4, 308.4, 335.6, 340, 355.2, 363.6, 376.8, 413.2, 391.6, 415.2, 436.8, 440, 435.6, 459.6, 518.4], "yaxis": "y2"}], "layout": {"annotations": [{"font": {}, "showarrow": false, "text": "difficulty=0", "x": 0.245, "xanchor": "center", "xref": "paper", "y": 1, "yanchor": "bottom", "yref": "paper"}, {"font": {}, "showarrow": false, "text": "difficulty=1", "x": 0.755, "xanchor": "center", "xref": "paper", "y": 1, "yanchor": "bottom", "yref": "paper"}], "legend": {"title": {"text": "solver, type"}, "tracegroupgap": 0}, "margin": {"t": 60}, "xaxis": {"anchor": "y", "categoryorder": "array", "domain": [0, 0.49], "showticklabels": true, "title": {"text": "problem"}}, "xaxis2": {"anchor": "y2", "categoryorder": "array", "domain": [0.51, 1], "showticklabels": true, "title": {"text": "problem"}}, "yaxis": {"anchor": "x", "domain": [0, 1], "showticklabels": true, "title": {"text": "plan_length_mean"}}, "yaxis2": {"anchor": "x2", "domain": [0, 1], "showticklabels": true}}}
